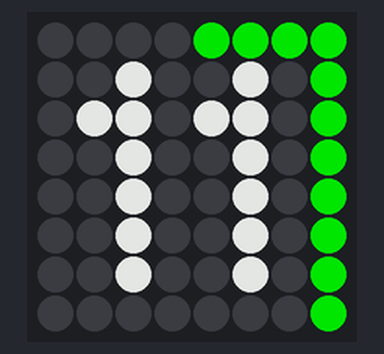
Simulated run of this program. Board: Raspberry Pi (BCM pin numbers) with a Sense HAT. Parts: the Sense HAT's 8×8 RGB LED matrix. Dim RGB values are drawn brighter than linear; the clock reads 2024-03-15 10:24:30 at power-on unless the program sets it; what the program prints to the terminal is not drawn.

Above: at 0.1 s.

The program:

clock_downloaded.py
```python
from sense_hat import SenseHat
import datetime
import time

td_in_h = -1  # Time difference between Raspberry time and Actual time in hours > tR - tA
td_in_m = 0  # Time difference between Raspberry time and Actual time in minutes > tR - tA

sense = SenseHat()
sense.low_light = True
sense.rotation = 90

# unit: 60/29
u = 60.0/29

numbers = {0:   [[0,0,1,1,0,0],[0,1,0,0,1,0],[0,1,0,0,1,0],[0,1,0,0,1,0],[0,1,0,0,1,0],[0,0,1,1,0,0]],
           1:   [[0,0,0,1,0,0],[0,0,1,1,0,0],[0,0,0,1,0,0],[0,0,0,1,0,0],[0,0,0,1,0,0],[0,0,1,1,1,0]],
           2:   [[0,0,1,1,0,0],[0,1,0,0,1,0],[0,0,0,0,1,0],[0,0,0,1,0,0],[0,0,1,0,0,0],[0,1,1,1,1,0]],
           3:   [[0,0,1,1,0,0],[0,1,0,0,1,0],[0,0,0,1,0,0],[0,0,0,0,1,0],[0,1,0,0,1,0],[0,0,1,1,0,0]],
           4:   [[0,0,0,0,1,0],[0,0,0,1,1,0],[0,0,1,0,1,0],[0,1,1,1,1,0],[0,0,0,0,1,0],[0,0,0,0,1,0]],
           5:   [[0,1,1,1,1,0],[0,1,0,0,0,0],[0,1,1,1,0,0],[0,0,0,0,1,0],[0,1,0,0,1,0],[0,0,1,1,0,0]],
           6:   [[0,0,1,1,0,0],[0,1,0,0,0,0],[0,1,1,1,0,0],[0,1,0,0,1,0],[0,1,0,0,1,0],[0,0,1,1,0,0]],
           7:   [[0,1,1,1,1,0],[0,0,0,0,1,0],[0,0,0,1,0,0],[0,0,0,1,0,0],[0,0,1,0,0,0],[0,0,1,0,0,0]],
           8:   [[0,0,1,1,0,0],[0,1,0,0,1,0],[0,0,1,1,0,0],[0,1,0,0,1,0],[0,1,0,0,1,0],[0,0,1,1,0,0]],
           9:   [[0,0,1,1,0,0],[0,1,0,0,1,0],[0,1,0,0,1,0],[0,0,1,1,1,0],[0,0,0,0,1,0],[0,0,1,1,0,0]],
           10:  [[0,1,0,0,1,0],[1,1,0,1,0,1],[0,1,0,1,0,1],[0,1,0,1,0,1],[0,1,0,1,0,1],[0,1,0,0,1,0]],
           11:  [[0,1,0,0,1,0],[1,1,0,1,1,0],[0,1,0,0,1,0],[0,1,0,0,1,0],[0,1,0,0,1,0],[0,1,0,0,1,0]],
           12:  [[0,1,0,0,1,0],[1,1,0,1,0,1],[0,1,0,0,0,1],[0,1,0,0,1,0],[0,1,0,1,0,0],[0,1,0,1,1,1]],
           13:  [[0,1,0,1,1,1],[1,1,0,0,0,1],[0,1,0,0,1,0],[0,1,0,0,0,1],[0,1,0,1,0,1],[0,1,0,0,1,0]],
           14:  [[0,1,0,1,0,0],[1,1,0,1,0,1],[0,1,0,1,0,1],[0,1,0,1,1,1],[0,1,0,0,0,1],[0,1,0,0,0,1]],
           15:  [[0,1,0,1,1,1],[1,1,0,1,0,0],[0,1,0,1,1,0],[0,1,0,0,0,1],[0,1,0,1,0,1],[0,1,0,0,1,0]],
           16:  [[0,1,0,0,1,1],[1,1,0,1,0,0],[0,1,0,1,1,0],[0,1,0,1,0,1],[0,1,0,1,0,1],[0,1,0,0,1,0]],
           17:  [[0,1,0,1,1,1],[1,1,0,0,0,1],[0,1,0,0,1,0],[0,1,0,0,1,0],[0,1,0,1,0,0],[0,1,0,1,0,0]],
           18:  [[0,1,0,0,1,0],[1,1,0,1,0,1],[0,1,0,0,1,0],[0,1,0,1,0,1],[0,1,0,1,0,1],[0,1,0,0,1,0]],
           19:  [[0,1,0,0,1,0],[1,1,0,1,0,1],[0,1,0,1,0,1],[0,1,0,0,1,1],[0,1,0,0,0,1],[0,1,0,1,1,0]],
           20:  [[0,1,0,0,1,0],[1,0,1,1,0,1],[0,0,1,1,0,1],[0,1,0,1,0,1],[1,0,0,1,0,1],[1,1,1,0,1,0]],
           21:  [[0,1,0,0,1,0],[1,0,1,1,1,0],[0,0,1,0,1,0],[0,1,0,0,1,0],[1,0,0,0,1,0],[1,1,1,0,1,0]],
           22:  [[0,1,0,0,1,0],[1,0,1,1,0,1],[0,0,1,0,0,1],[0,1,0,0,1,0],[1,0,0,1,0,0],[1,1,1,1,1,1]],
           23:  [[0,1,0,1,1,1],[1,0,1,0,0,1],[0,0,1,0,1,0],[0,1,0,0,0,1],[1,0,0,1,0,1],[1,1,1,0,1,0]]}

numbers_8x8 = {0:   [[0,0,0,0,0,0,0,0],[0,0,0,1,1,0,0,0],[0,0,1,0,0,1,0,0],[0,0,1,0,0,1,0,0],[0,0,1,0,0,1,0,0],[0,0,1,0,0,1,0,0],[0,0,0,1,1,0,0,0],[0,0,0,0,0,0,0,0]],
               1:   [[0,0,0,0,0,0,0,0],[0,0,0,0,1,0,0,0],[0,0,0,1,1,0,0,0],[0,0,0,0,1,0,0,0],[0,0,0,0,1,0,0,0],[0,0,0,0,1,0,0,0],[0,0,0,1,1,1,0,0],[0,0,0,0,0,0,0,0]],
               2:   [[0,0,0,0,0,0,0,0],[0,0,0,1,1,0,0,0],[0,0,1,0,0,1,0,0],[0,0,0,0,0,1,0,0],[0,0,0,0,1,0,0,0],[0,0,0,1,0,0,0,0],[0,0,1,1,1,1,0,0],[0,0,0,0,0,0,0,0]],
               3:   [[0,0,0,0,0,0,0,0],[0,0,0,1,1,0,0,0],[0,0,1,0,0,1,0,0],[0,0,0,0,1,0,0,0],[0,0,0,0,0,1,0,0],[0,0,1,0,0,1,0,0],[0,0,0,1,1,0,0,0],[0,0,0,0,0,0,0,0]],
               4:   [[0,0,0,0,0,0,0,0],[0,0,0,0,0,1,0,0],[0,0,0,0,1,1,0,0],[0,0,0,1,0,1,0,0],[0,0,1,1,1,1,0,0],[0,0,0,0,0,1,0,0],[0,0,0,0,0,1,0,0],[0,0,0,0,0,0,0,0]],
               5:   [[0,0,0,0,0,0,0,0],[0,0,1,1,1,1,0,0],[0,0,1,0,0,0,0,0],[0,0,1,1,1,0,0,0],[0,0,0,0,0,1,0,0],[0,0,1,0,0,1,0,0],[0,0,0,1,1,0,0,0],[0,0,0,0,0,0,0,0]],
               6:   [[0,0,0,0,0,0,0,0],[0,0,0,1,1,0,0,0],[0,0,1,0,0,0,0,0],[0,0,1,1,1,0,0,0],[0,0,1,0,0,1,0,0],[0,0,1,0,0,1,0,0],[0,0,0,1,1,0,0,0],[0,0,0,0,0,0,0,0]],
               7:   [[0,0,0,0,0,0,0,0],[0,0,1,1,1,1,0,0],[0,0,0,0,0,1,0,0],[0,0,0,0,1,0,0,0],[0,0,0,0,1,0,0,0],[0,0,0,1,0,0,0,0],[0,0,0,1,0,0,0,0],[0,0,0,0,0,0,0,0]],
               8:   [[0,0,0,0,0,0,0,0],[0,0,0,1,1,0,0,0],[0,0,1,0,0,1,0,0],[0,0,0,1,1,0,0,0],[0,0,1,0,0,1,0,0],[0,0,1,0,0,1,0,0],[0,0,0,1,1,0,0,0],[0,0,0,0,0,0,0,0]],
               9:   [[0,0,0,0,0,0,0,0],[0,0,0,1,1,0,0,0],[0,0,1,0,0,1,0,0],[0,0,1,0,0,1,0,0],[0,0,0,1,1,1,0,0],[0,0,0,0,0,1,0,0],[0,0,0,1,1,0,0,0],[0,0,0,0,0,0,0,0]],
              10:  [[0,0,0,0,0,0,0,0],[0,0,1,0,0,1,0,0],[0,1,1,0,1,0,1,0],[0,0,1,0,1,0,1,0],[0,0,1,0,1,0,1,0],[0,0,1,0,1,0,1,0],[0,0,1,0,0,1,0,0],[0,0,0,0,0,0,0,0]],
              11:  [[0,0,0,0,0,0,0,0],[0,0,1,0,0,1,0,0],[0,1,1,0,1,1,0,0],[0,0,1,0,0,1,0,0],[0,0,1,0,0,1,0,0],[0,0,1,0,0,1,0,0],[0,0,1,0,0,1,0,0],[0,0,0,0,0,0,0,0]],
              12:  [[0,0,0,0,0,0,0,0],[0,0,1,0,0,1,0,0],[0,1,1,0,1,0,1,0],[0,0,1,0,0,0,1,0],[0,0,1,0,0,1,0,0],[0,0,1,0,1,0,0,0],[0,0,1,0,1,1,1,0],[0,0,0,0,0,0,0,0]],
              13:  [[0,0,0,0,0,0,0,0],[0,0,1,0,1,1,1,0],[0,1,1,0,0,0,1,0],[0,0,1,0,0,1,0,0],[0,0,1,0,0,0,1,0],[0,0,1,0,1,0,1,0],[0,0,1,0,0,1,0,0],[0,0,0,0,0,0,0,0]],
              14:  [[0,0,0,0,0,0,0,0],[0,0,1,0,1,0,0,0],[0,1,1,0,1,0,1,0],[0,0,1,0,1,0,1,0],[0,0,1,0,1,1,1,0],[0,0,1,0,0,0,1,0],[0,0,1,0,0,0,1,0],[0,0,0,0,0,0,0,0]],
              15:  [[0,0,0,0,0,0,0,0],[0,0,1,0,1,1,1,0],[0,1,1,0,1,0,0,0],[0,0,1,0,1,1,0,0],[0,0,1,0,0,0,1,0],[0,0,1,0,1,0,1,0],[0,0,1,0,0,1,0,0],[0,0,0,0,0,0,0,0]],
              16:  [[0,0,0,0,0,0,0,0],[0,0,1,0,0,1,1,0],[0,1,1,0,1,0,0,0],[0,0,1,0,1,1,0,0],[0,0,1,0,1,0,1,0],[0,0,1,0,1,0,1,0],[0,0,1,0,0,1,0,0],[0,0,0,0,0,0,0,0]],
              17:  [[0,0,0,0,0,0,0,0],[0,0,1,0,1,1,1,0],[0,1,1,0,0,0,1,0],[0,0,1,0,0,1,0,0],[0,0,1,0,0,1,0,0],[0,0,1,0,1,0,0,0],[0,0,1,0,1,0,0,0],[0,0,0,0,0,0,0,0]],
              18:  [[0,0,0,0,0,0,0,0],[0,0,1,0,0,1,0,0],[0,1,1,0,1,0,1,0],[0,0,1,0,0,1,0,0],[0,0,1,0,1,0,1,0],[0,0,1,0,1,0,1,0],[0,0,1,0,0,1,0,0],[0,0,0,0,0,0,0,0]],
              19:  [[0,0,0,0,0,0,0,0],[0,0,1,0,0,1,0,0],[0,1,1,0,1,0,1,0],[0,0,1,0,1,0,1,0],[0,0,1,0,0,1,1,0],[0,0,1,0,0,0,1,0],[0,0,1,0,1,1,0,0],[0,0,0,0,0,0,0,0]],
              20:  [[0,0,0,0,0,0,0,0],[0,0,1,0,0,1,0,0],[0,1,0,1,1,0,1,0],[0,0,0,1,1,0,1,0],[0,0,1,0,1,0,1,0],[0,1,0,0,1,0,1,0],[0,1,1,1,0,1,0,0],[0,0,0,0,0,0,0,0]],
              21:  [[0,0,0,0,0,0,0,0],[0,0,1,0,0,1,0,0],[0,1,0,1,1,1,0,0],[0,0,0,1,0,1,0,0],[0,0,1,0,0,1,0,0],[0,1,0,0,0,1,0,0],[0,1,1,1,0,1,0,0],[0,0,0,0,0,0,0,0]],
              22:  [[0,0,0,0,0,0,0,0],[0,0,1,0,0,1,0,0],[0,1,0,1,1,0,1,0],[0,0,0,1,0,0,1,0],[0,0,1,0,0,1,0,0],[0,1,0,0,1,0,0,0],[0,1,1,1,1,1,1,0],[0,0,0,0,0,0,0,0]],
              23:  [[0,0,0,0,0,0,0,0],[0,0,1,0,1,1,1,0],[0,1,0,1,0,0,1,0],[0,0,0,1,0,1,0,0],[0,0,1,0,0,0,1,0],[0,1,0,0,1,0,1,0],[0,1,1,1,0,1,0,0],[0,0,0,0,0,0,0,0]]}

perimeter = [[24,25,26,27,0,1,2,3],[23,0,0,0,0,0,0,4],[22,0,0,0,0,0,0,5],[21,0,0,0,0,0,0,6],[20,0,0,0,0,0,0,7],[19,0,0,0,0,0,0,8],[18,0,0,0,0,0,0,9],[17,16,15,14,13,12,11,10]]

# hour background color
z = [0,0,0]

# hour number color
w = [255,255,255]

# minute background color
e = [0,0,0]

# minute dot color
x = [0,255,0]

def row_one(m):
    result = [0, 0, 0, 0, 0, 0, 0, 0]
    if m > u * 4 and m < u * 25:
        result = [0, 0, 0, 0, 1, 1, 1, 1]
    else:
        if m < u:
            result = [0, 0, 0, 0, 0, 0, 0, 0]
        elif m < u * 2:
            result = [0, 0, 0, 0, 1, 0, 0, 0]
        elif m < u * 3:
            result = [0, 0, 0, 0, 1, 1, 0, 0]
        elif m < u * 4:
            result = [0, 0, 0, 0, 1, 1, 1, 0]
        elif m < u * 25:
            result = [0, 0, 0, 0, 1, 1, 1, 1]
        elif m < u * 26:
            result = [1, 0, 0, 0, 1, 1, 1, 1]
        elif m < u * 27:
            result = [1, 1, 0, 0, 1, 1, 1, 1]
        elif m < u * 28:
            result = [1, 1, 1, 0, 1, 1, 1, 1]
        else:
            result = [1, 1, 1, 1, 1, 1, 1, 1]
    return result

def row_eight(m):
    result = [1, 1, 1, 1, 1, 1, 1, 1]
    if m < u * 18:
        if m < u * 11:
            result = [0, 0, 0, 0, 0, 0, 0, 0]
        elif m < u * 12:
            result = [0, 0, 0, 0, 0, 0, 0, 1]
        elif m < u * 13:
            result = [0, 0, 0, 0, 0, 0, 1 ,1]
        elif m < u * 14:
            result = [0, 0, 0, 0, 0, 1, 1, 1]
        elif m < u * 15:
            result = [0, 0, 0, 0, 1, 1, 1, 1]
        elif m < u * 16:
            result = [0, 0, 0, 1, 1, 1, 1, 1]
        elif m < u * 17:
            result = [0, 0, 1, 1, 1, 1, 1, 1]
        else:
            result = [0, 1, 1, 1, 1, 1, 1, 1]
    return result

def logical_list_entry_substitute(list_in, false, true):
    '''converts logical lists entries into entries
    represented by "false" or "true"'''
    return [false if _ == 0 else true for _ in list_in]


def update_clock(hh, mm):
    img = []

    # row 1
    row1 = row_one(mm)
    img.extend(logical_list_entry_substitute(row1, e, x))

    # row 2-7
    for i in range(6):
        if mm > (u * (24 - i)):
            img.append(x)
        else:
            img.append(e)

        # hour number
        img.extend(logical_list_entry_substitute(numbers[hh][i], z, w))

        if mm > (u *(5 + i)):
            img.append(x)
        else:
            img.append(e)
    #row 8
    row8 = row_eight(mm)
    img.extend(logical_list_entry_substitute(row8, e, x))
    for _ in img:
        print(_)
    sense.set_pixels(img)

try:
    while True:
        now = datetime.datetime.now()
        hour = now.hour - td_in_h
        if hour > 23:
            hour = hour - 24
        minute = (now.minute - td_in_m)*1.0
        if minute > 59:
            minute = minute - 60

        update_clock(hour, minute)
        time.sleep(10)
except KeyboardInterrupt:
    print ('Closed.')
    sense.clear()
```
